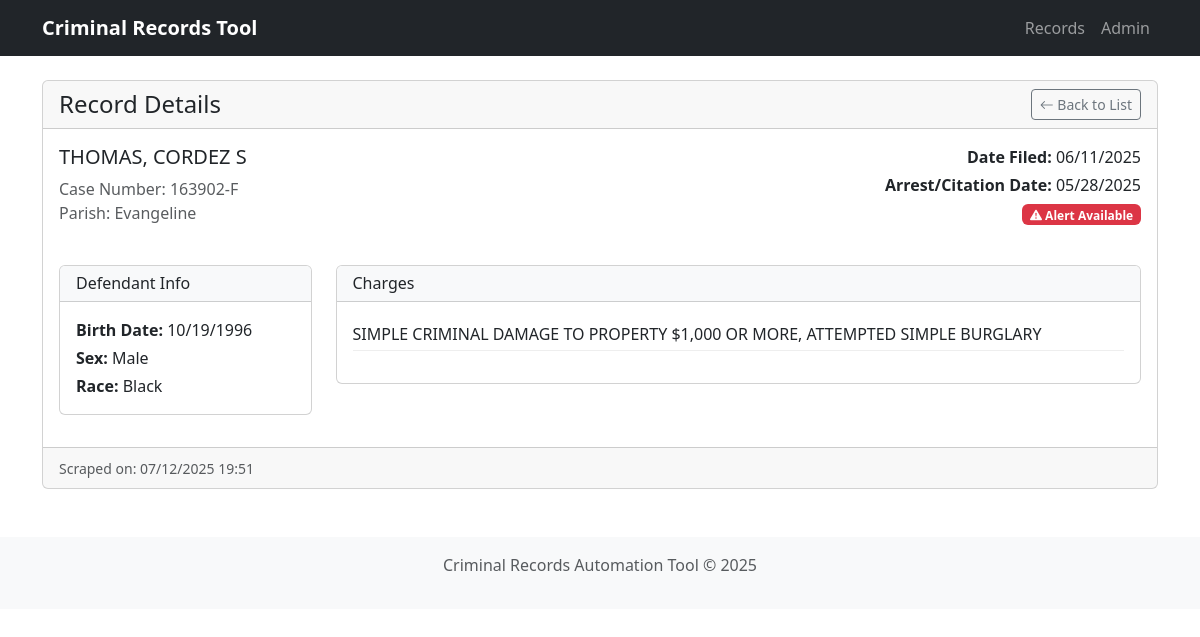
Page /2/ on the committed database.
### scraper/models.py (models this page shows, shortened)
class CriminalRecord(models.Model):
    SEX_CHOICES = [
        ('M', 'Male'),
        ('F', 'Female'),
        ('U', 'Unknown'),
    ]
    RACE_CHOICES = [
        ('W', 'White'),
        ('B', 'Black'),
        ('H', 'Hispanic'),
        ('A', 'Asian'),
        ('U', 'Unknown'),
    ]
    defendant_name = models.CharField(max_length=255)
    birth_date = models.DateField(null=True, blank=True)
    sex = models.CharField(max_length=1, choices=SEX_CHOICES, default='U')
    race = models.CharField(max_length=1, choices=RACE_CHOICES, default='U')
    case_number = models.CharField(max_length=50, unique=True, validators=[MinLengthValidator(5)])
    date_filed = models.DateField()
    charges = models.TextField()
    arrest_citation_date = models.DateField(null=True, blank=True)
    parish = models.CharField(max_length=100)
    alert_available = models.BooleanField(default=False)
    scraped_timestamp = models.DateTimeField(auto_now_add=True)
    class Meta:
        ordering = ['-date_filed']
        indexes = [
            models.Index(fields=['defendant_name']),
            models.Index(fields=['case_number']),
            models.Index(fields=['parish']),
        ]

### scraper/views.py (the view)
# urls.py: path('<int:pk>/', views.record_detail, name='record_detail'),
def record_detail(request, pk):
    record = get_object_or_404(CriminalRecord, pk=pk)
    charges_list = record.charges.split('\n') if record.charges else []
    context = {
        'record': record,
        'charges_list': charges_list,
    }
    return render(request, 'scraper/record_detail.html', context)

### scraper/templates/scraper/record_detail.html
{% extends "scraper/base.html" %}
{% block content %}
<div class="card">
    <div class="card-header d-flex justify-content-between align-items-center">
        <h4 class="mb-0">Record Details</h4>
        <a href="{% url 'scraper:record_list' %}" class="btn btn-sm btn-outline-secondary">
            <i class="bi bi-arrow-left"></i> Back to List
        </a>
    </div>
    <div class="card-body">
        <div class="row mb-4">
            <div class="col-md-6">
                <h5>{{ record.defendant_name }}</h5>
                <p class="text-muted mb-0">Case Number: {{ record.case_number }}</p>
                <p class="text-muted">Parish: {{ record.parish }}</p>
            </div>
            <div class="col-md-6 text-end">
                <p class="mb-1"><strong>Date Filed:</strong> {{ record.date_filed|date:"m/d/Y" }}</p>
                {% if record.arrest_citation_date %}
                    <p class="mb-1"><strong>Arrest/Citation Date:</strong> {{ record.arrest_citation_date|date:"m/d/Y" }}</p>
                {% endif %}
                {% if record.alert_available %}
                    <span class="badge bg-danger"><i class="bi bi-exclamation-triangle-fill"></i> Alert Available</span>
                {% endif %}
            </div>
        </div>
        <div class="row">
            <div class="col-md-3">
                <div class="card mb-3">
                    <div class="card-header bg-light">
                        <h6 class="mb-0">Defendant Info</h6>
                    </div>
                    <div class="card-body">
                        <p class="mb-1"><strong>Birth Date:</strong> {{ record.birth_date|date:"m/d/Y"|default:"Unknown" }}</p>
                        <p class="mb-1"><strong>Sex:</strong> {{ record.get_sex_display }}</p>
                        <p class="mb-0"><strong>Race:</strong> {{ record.get_race_display }}</p>
                    </div>
                </div>
            </div>
            <div class="col-md-9">
                <div class="card">
                    <div class="card-header bg-light">
                        <h6 class="mb-0">Charges</h6>
                    </div>
                    <div class="card-body">
                        {% if charges_list %}
                            <ul class="charges-list">
                                {% for charge in charges_list %}
                                    <li>{{ charge }}</li>
                                {% endfor %}
                            </ul>
                        {% else %}
                            <p class="text-muted">No charges listed</p>
                        {% endif %}
                    </div>
                </div>
            </div>
        </div>
    </div>
    <div class="card-footer text-muted">
        <small>Scraped on: {{ record.scraped_timestamp|date:"m/d/Y H:i" }}</small>
    </div>
</div>
{% endblock %}

### scraper/templates/scraper/base.html (style rules this page uses)
.charges-list { list-style-type: none; padding-left: 0; }
.charges-list li { padding: 0.25rem 0; border-bottom: 1px solid #eee; }

### rows in the picture
CriminalRecord: defendant_name "THOMAS, CORDEZ S", case_number "163902-F", parish "Evangeline", date_filed "06/11/2025", arrest_citation_date "05/28/2025", birth_date "10/19/1996", sex "Male", race "Black", charges_list "SIMPLE CRIMINAL DAMAGE TO PROPERTY $1,000 OR MORE, ATTEMPTED SIMPLE BURGLARY", scraped_timestamp "07/12/2025 19:51"
